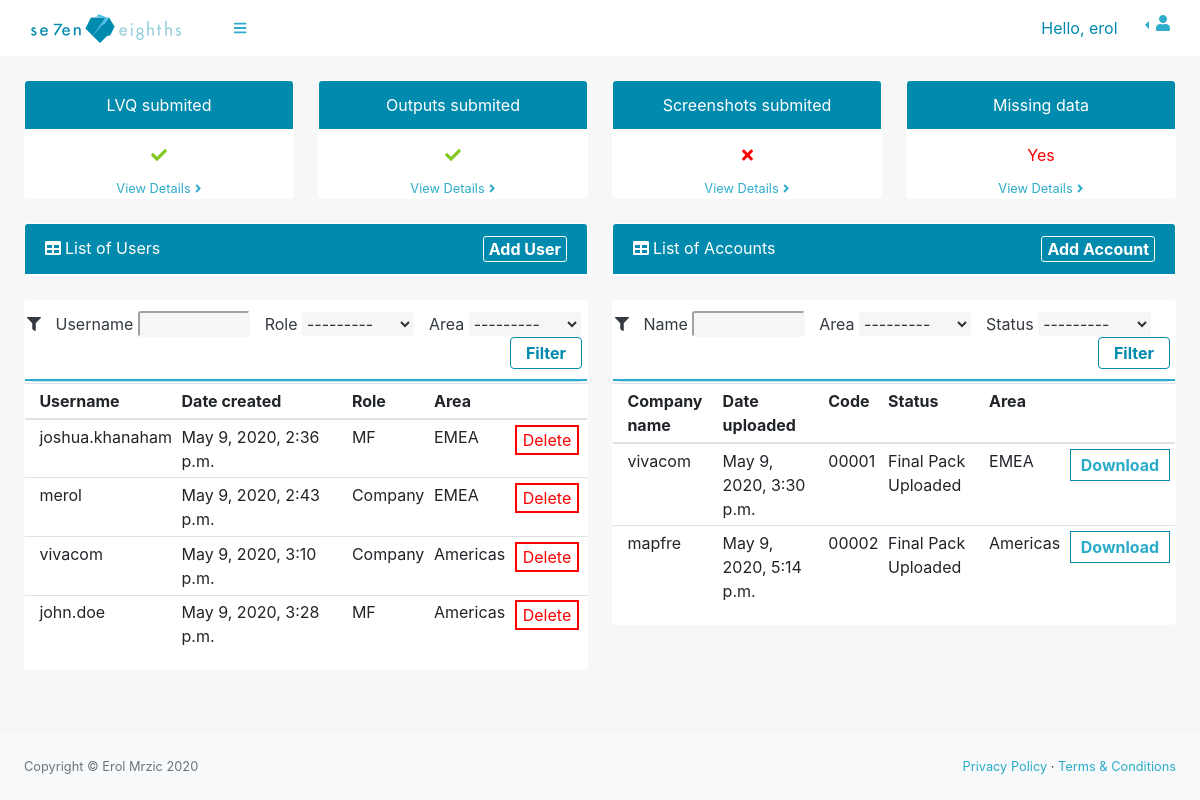
The app's page / (signed in) with its own data.
### base/models.py (models this page shows, shortened)
class Access(models.Model):
    ROLES = (
        ('Company', 'Company'),
        ('MF', 'MF'),
    )
    AREAS = (
        ('EMEA', 'EMEA'),
        ('Americas', 'Americas'),
    )
    username = models.CharField(max_length=30, null=True)
    date = models.DateTimeField(auto_now_add=True)
    role = models.CharField(max_length=10, null=True, choices=ROLES)
    area = models.CharField(max_length=10, null=True, choices=AREAS)
    dataCollection = models.FileField(null=True, blank=True)
    filledDataCollection = models.FileField(null=True, blank=True)

class Account(models.Model):
    AREAS = (
        ('EMEA', 'EMEA'),
        ('Americas', 'Americas'),
    )
    STATUS = (
        ('Data collection sent', 'Data collection sent'),
        ('Data Received', 'Data Received'),
        ('Analysis', 'Analysis'),
        ('Final Pack Uploaded', 'Final Pack Uploaded'),
    )
    username = models.ForeignKey(
        Access, blank=True,  null=True, on_delete=models.DO_NOTHING)
    name = models.CharField(max_length=30)
    code = models.CharField(max_length=30)
    dateReceived = models.DateTimeField(auto_now_add=True)
    dateUploaded = models.DateTimeField(auto_now_add=True)
    status = models.CharField(max_length=30, null=True, choices=STATUS)
    area = models.CharField(max_length=10, choices=AREAS)
    finalPack = models.FileField(null=True, blank=True)

### base/decorators.py (the view)
    def wrapper_func(request, *args, **kwargs):
        group = None
        if request.user.groups.exists():
            group = request.user.groups.all()[0].name
        if group == 'MF':
            return redirect('overview')
        if group == 'Company':
            return redirect('uploadDownload')
        if group == 'admin':
            return view_func(request, *args, **kwargs)
        else:
            return HttpResponse('You are not authorised to view this page')

### base/templatetags/groupFilter.py (called while the page is built)
@register.filter(name='has_group')
def has_group(user, group_name):
    return user.groups.filter(name=group_name).exists()

### base/views.py (called while the page is built)
@login_required(login_url='welcome')
@home_pages
def home(request):
    accounts = Account.objects.all()
    users = Access.objects.all()
    myAccessFilter = AccessFilter(request.GET, queryset=users)
    users = myAccessFilter.qs
    myAccountFilter = AccountFilter(request.POST, queryset=accounts)
    accounts = myAccountFilter.qs
    context = {'accounts': accounts, 'users': users,
               'myAccessFilter': myAccessFilter, 'myAccountFilter': myAccountFilter}
    return render(request, 'base/tech/techPanel.html', context)

### base/templates/base/tech/techPanel.html (shortened to what this page needs)
{% extends 'base/tech/techSidenav.html' %} {% block content %} {%block body %}
<body class="sb-nav-fixed sb-sidenav-toggled">
  {% endblock %}
  {% load static %}
  {% load widget_tweaks %}
  <div id="layoutSidenav_content">
    <main>
      <div class="container-fluid">
        <div class="row">
          <div class="col-xl-3 col-md-6">
            <div class="card text-center mb-4">
              <div class="card-header">LVQ submited</div>
              <div class="card-footer bg-white text-center">
                <i class="fas fa-check" style="color: #82c921;"></i>
              </div>
              <a class="card-link small" href="#">View Details
                <i class="fas fa-angle-right"></i>
              </a>
            </div>
          </div>
          <div class="col-xl-3 col-md-6">
            <div class="card text-center mb-4">
              <div class="card-header">Outputs submited</div>
              <div class="card-footer bg-white text-center">
                <i class="fas fa-check" style="color: #82c921;"></i>
              </div>
              <a class="card-link small" href="#">View Details
                <i class="fas fa-angle-right"></i>
              </a>
            </div>
          </div>
          <div class="col-xl-3 col-md-6">
            <div class="card text-center mb-4">
              <div class="card-header">Screenshots submited</div>
              <div class="card-footer missing bg-white text-center">
                <i class="fa fa-times"></i>
              </div>
              <a class="card-link small" href="#">View Details
                <i class="fas fa-angle-right"></i>
              </a>
            </div>
          </div>
          <div class="col-xl-3 col-md-6">
            <div class="card text-center mb-4">
              <div class="card-header">Missing data</div>
              <div class="card-footer bg-white text-center" style="color: red;">
                Yes
              </div>
              <a class="card-link small" href="#">View Details
                <i class="fas fa-angle-right"></i>
              </a>
            </div>
          </div>
        </div>
        <div class="row">
          <div class="col-xl-6">
            <div class="card mb-4">
              <div class="card-header">
                <i class="fas fa-table mr-1"></i>List of Users
                <a style="float: right; color:#fff;" href="{% url 'addUser' %}" type="button" class="addbtn">Add
                  User</a>
              </div>
            </div>
            <div class="card card-body">
              <form method="get">
                <i style="padding-left: 2px;" class="fas fa-filter"></i>
                {% for field in myAccessFilter.form %}
                <span id="nameLabel">{{field.label}}</span>
                {{field | add_class:"selection"}}
                {% endfor %}
                <button class="btn filterbtn" type="submit">Filter</button>
              </form>
            </div>
            <div class="card card-body">
              <table id="userTable" class="table table-sm">
                <tr>
                  <th></th>
                  <th>Username</th>
                  <th>Date created</th>
                  <th>Role</th>
                  <th>Area</th>
                  <th></th>
                </tr>
                <tbody>
                  {% include "base/tech/usersList.html" %}
                </tbody>
              </table>
            </div>
          </div>
          <div class="col-xl-6">
            <div class="card mb-4">
              <div class="card-header">
                <i class="fas fa-table mr-1"></i>List of Accounts
                <a style="float: right;" href="{% url 'addAccount' %}" type="button" class="addbtn">Add Account</a>
              </div>
            </div>
            <div class="card card-body filterTable">
              <form method="POST">
                <i style="padding-left: 2px;" class="fas fa-filter"></i>
                <span id="nameLabel">{{myAccountFilter.form.name.label}}</span>
                {{myAccountFilter.form.name  | add_class:"selection"}}
                <span id="nameLabel">{{myAccountFilter.form.area.label}}</span>
                {{myAccountFilter.form.area  | add_class:"selection"}}
                <span id="nameLabel">{{myAccountFilter.form.status.label}}</span>
                {{myAccountFilter.form.status  | add_class:"selection"}}
                <button class="btn filterbtn" type="submit">Filter</button>
              </form>
            </div>
            <div class="card card-body">
              <table class="table table-sm">
                <tr>
                  <th></th>
                  <th>Company name</th>
                  <th>Date uploaded</th>
                  <th>Code</th>
                  <th>Status</th>
                  <th>Area</th>
                  <th></th>
                </tr>
                <tbody>
                  {% for account in accounts %}
                  <tr>
                    <td></td>
                    <td>{{account.name}}</td>
                    <td>{{account.dateUploaded}}</td>
                    <td>{{account.code}}</td>
                    <td id="status">{{account.status}}</td>
                    <td>{{account.area}}</td>
                    <td id="downloadbtn"><a type="button">Download</td>
                  </tr>
                  {% endfor %}
                </tbody>
              </table>
            </div>
          </div>
        </div>
    </main>
    <footer class="py-4 bg-light mt-auto">
      <div class="container-fluid">
        <div class="d-flex align-items-center justify-content-between small">
          <div class="text-muted">Copyright &copy; Erol Mrzic 2020</div>
          <div>
            <a href="#">Privacy Policy</a>
            &middot;
            <a href="#">Terms &amp; Conditions</a>
          </div>
        </div>
      </div>
    </footer>
  </div>
  {% endblock %}

### base/templates/base/base.html (shortened to what this page needs)
{% load static %}
{% load groupFilter %}
<!DOCTYPE html>
<html lang="en">
<head>
  <link href="{% static 'css/tech.css' %}" rel="stylesheet" />
  <link href="{% static 'css/styles.css' %}" rel="stylesheet" />
  <link href="{% static 'css/sidebar.css' %}" rel="stylesheet" />
  <link href="{% static 'css/overview.css' %}" rel="stylesheet" />
</head>{% block body %}{% endblock %}
  <nav class="sb-topnav navbar navbar-expand navbar-dark bg-dark">
    <a class="navbar-brand" href="{% url 'welcome'  %}">
      <img style="margin-left: 15px;" src="{% static '/images/letterLogo.png' %}">
    </a>
    <button class="btn btn-link btn-sm order-1 order-lg-0" id="sidebarToggle" href="#">
      <i class="fas fa-bars"></i>
    </button>
    <span class="navbar-nav d-md-inline-block form-inline ml-auto mr-0 mr-md-3 my-2 my-md-0">Hello, {{request.user}}
    </span>
    <ul class="navbar-nav d-md-inline-block">
      <li class=" nav-item dropleft">
        <a class="nav-link dropdown-toggle" id="userDropdown" href="#" role="button" data-toggle="dropdown"
          aria-haspopup="true" aria-expanded="false"><i class="fas fa-user fa-fw"></i></a>
      </li>
    </ul>
  </nav>
  {% block sidenav %}
  {% endblock %}
  {% block content %}
  {% endblock %}
  </div>
</body>
</html>

### base/templates/base/tech/usersList.html
{% for user in users %}
<tr>
    <td></td>
    <td>{{user.username}}</td>
    <td>{{user.date}}</td>
    <td>{{user.role}}</td>
    <td>{{user.area}}</td>
    <td>
        <button class="show-form-delete" data-url="{% url 'deleteUser' user.id %}">Delete
        </button>
    </td>
</tr>
{% endfor %}

### staticfiles/css/tech.css (style rules this page uses)
.card .addbtn { color: #fff !important; border: 1px solid #fff !important; text-decoration: none; padding: 0 5px 0 5px; border-radius: 3px 3px 3px 3px; font-weight: bold; }
.card .filterbtn { background-color: #fff; padding: 3px 15px; color: #008aad; border: 1px solid #008aad; float: right; margin-right: 5px; font-weight: bold; }
.selection { color: #333; width: 20%; height: 50%; border-color: #f6f6f6; background-color: #f6f6f6; border-radius: 3px 3px 3px 3px; }
#nameLabel { padding-inline-start: 10px !important; }
.card form { padding: 10px 0 !important; border-bottom: 2px solid #2cacc9 !important; -webkit-box-shadow: 0 10px 6px -6px rgba(0, 138, 173, 0.3); -moz-box-shadow: 0 10px 6px -6px rgba(0, 138, 173, 0.3); box-shadow: 0 10px 6px -6px rgba(0, 138, 173, 0.3); }
.table a { text-decoration: none; border: 1px solid #008aad; font-weight: bold; color: red; padding: 3px 10px; }
.show-form-delete { background-color: #fff; border: 2px solid red; color: red; float: right; margin-right: 3px; }

### records on screen
Access: username "joshua.khanaham", date "May 9, 2020, 2:36 p.m.", role "MF", area "EMEA"
Access: username "merol", date "May 9, 2020, 2:43 p.m.", role "Company", area "EMEA"
Access: username "vivacom", date "May 9, 2020, 3:10 p.m.", role "Company", area "Americas"
Access: username "john.doe", date "May 9, 2020, 3:28 p.m.", role "MF", area "Americas"
Account: name "vivacom", dateUploaded "May 9, 2020, 3:30 p.m.", code "00001", status "Final Pack Uploaded", area "EMEA"
Account: name "mapfre", dateUploaded "May 9, 2020, 5:14 p.m.", code "00002", status "Final Pack Uploaded", area "Americas"

### other values on screen
{{ request.user }} "erol"
{{ field.label }} "Username" "Role" "Area"
{{ myAccountFilter.form.name.label }} "Name"
{{ myAccountFilter.form.area.label }} "Area"
{{ myAccountFilter.form.status.label }} "Status"
